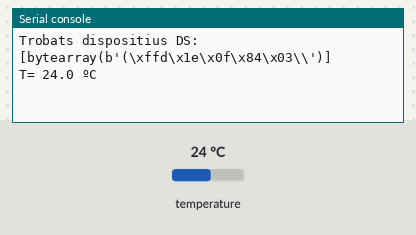
A program run on a simulated ESP32 board running MicroPython. Shown: the last lines printed to the serial console. The test bench sets the inputs (shaded band); at power-on: temperature 24 °C.

Above: at 1.2 s.
1.3 s: temperature set to 12 °C
At 7.4 s:
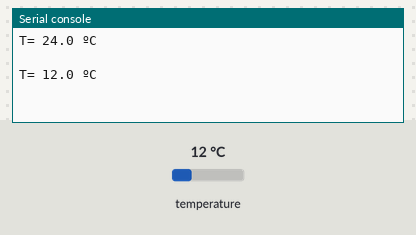
7.7 s: temperature set to 19 °C
At 12.9 s:
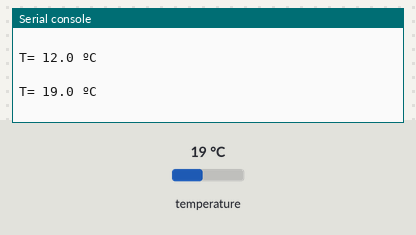
Timing chart, 0 to 14.4 s (numbered marks = the images above; inputs shaded):
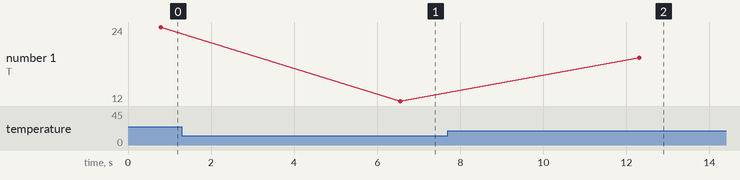

The program:

DS18B20_3.py
```python
""" Llegeix la temperatura de diversos sensors DS18B20 utilitzant un bucle for per recòrrer la llista d'adreces """

# importa mòduls:
import onewire, ds18x20    # per interactuar amb el sensor DS18B20
from machine import Pin    # per interactuar amb els GPIO
from time import sleep     # per definir pauses

# creació d'objecte ds18x20 associat al pin de connexió del sensor:
sensor = ds18x20.DS18X20(onewire.OneWire(Pin(4)))

# cerca l'objecte definit i desa la seva adreça dins la variable adreces, que té format de llista:
adreces = sensor.scan()
print('Trobats dispositius DS: ', adreces)    # mostra les adreces trobades

while True:
    sensor.convert_temp()     # llegeix el sensor i converteix les dades
    sleep (0.75)              # cal donar temps a realitzar l'acció anterior
    for i in adreces:         # per a cada element de la llista roms ...
        #print (i)            # això mostra l'adreça del dispositiu ds_sensor
        print ('T=', sensor.read_temp(i), 'ºC')    # mostra la temperatura
    print ()
    sleep (5)                 # interval d'actualització: 5 segons
```

Measured:
- after the input at 1.3 s, the serial console: prints a new line after 5.3 s (image 1)
- after the input at 7.7 s, the serial console: prints a new line after 4.6 s (image 2)
- plotted number 1: 24 → 12 after the input at 1.3 s, 12 → 19 after the input at 7.7 s
